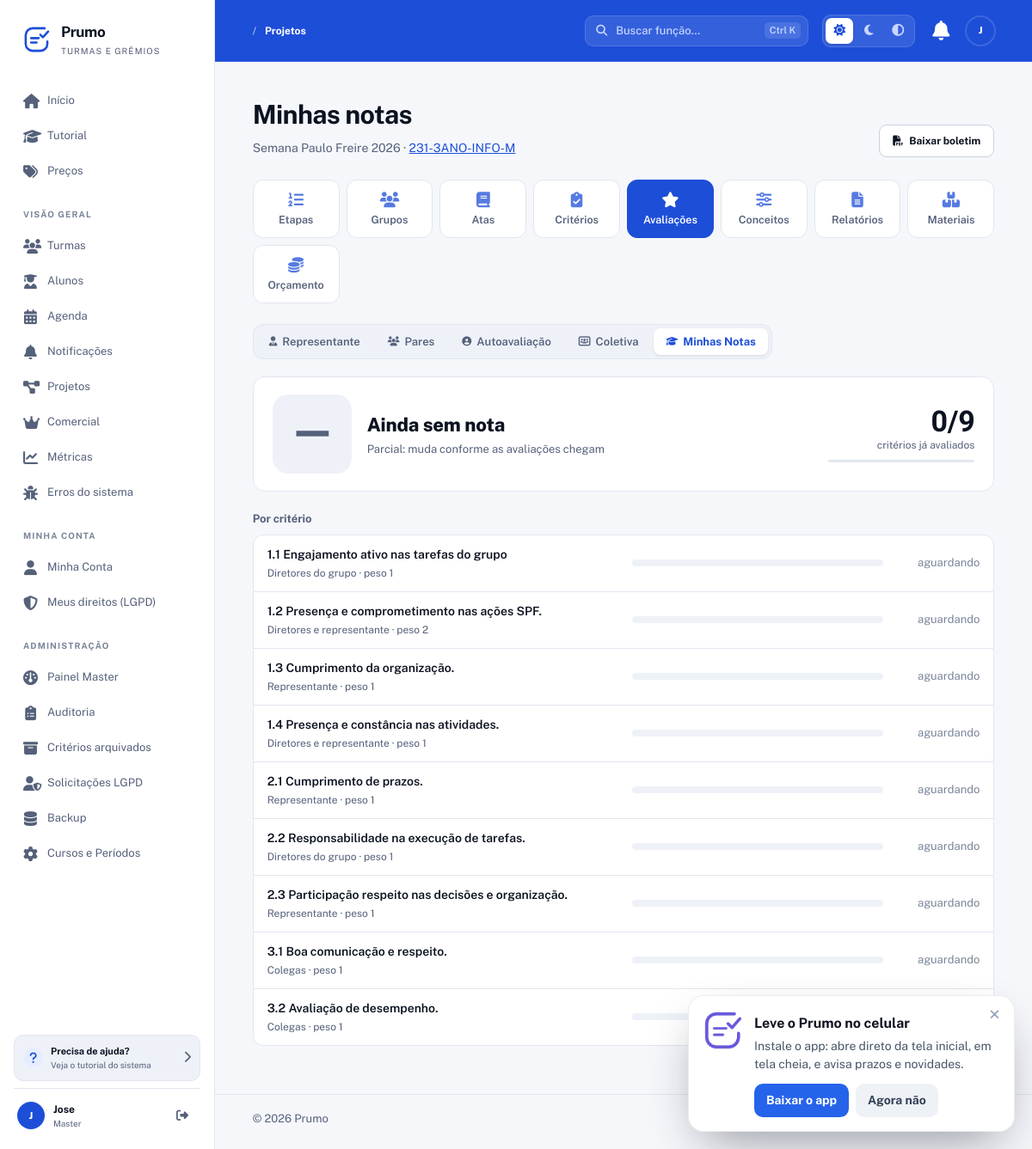
/SGT/projetos/3/avaliacoes/minhas (signed in), run on the app's committed database.
### tables this page shows
CREATE TABLE projetos (
  id INT AUTO_INCREMENT PRIMARY KEY,
  turma_id INT NOT NULL,
  diretoria_id INT NULL,                      
  nome VARCHAR(150) NOT NULL,
  descricao TEXT DEFAULT NULL,
  prazo DATE DEFAULT NULL,
  modo_avaliacao ENUM('etapa','cronograma') DEFAULT 'cronograma',
  alunos_pedem_grupo TINYINT(1) NOT NULL DEFAULT 0,       
  alunos_pedem_diretor TINYINT(1) NOT NULL DEFAULT 0,     
  diretores_por_grupo INT NOT NULL DEFAULT 1,
  avaliacao_reps ENUM('compartilhada','media') NOT NULL DEFAULT 'compartilhada',  
  encerrado TINYINT(1) DEFAULT 0,
  encerrado_em DATETIME DEFAULT NULL,
  encerrado_por INT DEFAULT NULL,
  created_at TIMESTAMP DEFAULT CURRENT_TIMESTAMP,
  updated_at TIMESTAMP DEFAULT CURRENT_TIMESTAMP ON UPDATE CURRENT_TIMESTAMP,
  FOREIGN KEY (turma_id) REFERENCES turmas(id) ON DELETE CASCADE,
  FOREIGN KEY (encerrado_por) REFERENCES usuarios(id) ON DELETE SET NULL,
  INDEX idx_projetos_turma (turma_id),
  INDEX idx_projetos_encerrado (encerrado),
  CONSTRAINT fk_projeto_diretoria FOREIGN KEY (diretoria_id) REFERENCES gremio_diretorias(id) ON DELETE SET NULL
);

CREATE TABLE turmas (
  id INT AUTO_INCREMENT PRIMARY KEY,
  nome VARCHAR(150) NOT NULL,
  tipo ENUM('turma','gremio') NOT NULL DEFAULT 'turma',   
  codigo_acesso VARCHAR(30) NOT NULL UNIQUE,
  codigo_interno VARCHAR(100) DEFAULT NULL,
  cor_primaria VARCHAR(20) DEFAULT '#3498db',
  cor_secundaria VARCHAR(20) DEFAULT '#2ecc71',
  cor_personalizada TINYINT(1) NOT NULL DEFAULT 0,   
  logo VARCHAR(255) DEFAULT NULL,                   
  bloqueada TINYINT(1) NOT NULL DEFAULT 0,
  bloqueada_motivo VARCHAR(255) DEFAULT NULL,
  bloqueada_em DATETIME DEFAULT NULL,
  bloqueada_por INT DEFAULT NULL,
  isenta_plano TINYINT(1) NOT NULL DEFAULT 0,   
  teste_dia_ate DATETIME NULL,                  
  created_at TIMESTAMP DEFAULT CURRENT_TIMESTAMP,
  updated_at TIMESTAMP DEFAULT CURRENT_TIMESTAMP ON UPDATE CURRENT_TIMESTAMP,
  FOREIGN KEY (bloqueada_por) REFERENCES usuarios(id) ON DELETE SET NULL,
  INDEX idx_turmas_codigo (codigo_acesso)
);

CREATE TABLE criterios (
  id INT AUTO_INCREMENT PRIMARY KEY,
  projeto_id INT NOT NULL,
  etapa_id INT DEFAULT NULL,
  nome VARCHAR(200) NOT NULL,
  descricao TEXT DEFAULT NULL,
  peso DECIMAL(5,2) NOT NULL DEFAULT 1.00,
  tipo_avaliacao ENUM('diretor','representante','pares','autoavaliacao','coletiva','misto') NOT NULL DEFAULT 'diretor',
  aplicavel_a ENUM('todos','apenas_diretores','apenas_representantes') DEFAULT 'todos',
  prazo_avaliacao DATETIME DEFAULT NULL,
  obrigatorio TINYINT(1) NOT NULL DEFAULT 0,   
  bloqueado TINYINT(1) DEFAULT 0,
  reaberto_por INT DEFAULT NULL,
  reaberto_em DATETIME DEFAULT NULL,
  created_at TIMESTAMP DEFAULT CURRENT_TIMESTAMP,
  updated_at TIMESTAMP DEFAULT CURRENT_TIMESTAMP ON UPDATE CURRENT_TIMESTAMP,
  FOREIGN KEY (projeto_id) REFERENCES projetos(id) ON DELETE CASCADE,
  FOREIGN KEY (etapa_id) REFERENCES projeto_etapas(id) ON DELETE SET NULL,
  FOREIGN KEY (reaberto_por) REFERENCES usuarios(id) ON DELETE SET NULL,
  INDEX idx_crit_projeto (projeto_id),
  INDEX idx_crit_etapa (etapa_id),
  INDEX idx_crit_tipo (tipo_avaliacao)
);

### app/Views/avaliacoes/_boletim.php (the view, shortened to what the rows shown need)
<?php
$tipoLabel = [
    'diretor' => 'Diretores do grupo', 'representante' => 'Representante', 'pares' => 'Colegas',
    'autoavaliacao' => 'Autoavaliação', 'coletiva' => 'Nota do grupo', 'misto' => 'Diretores e representante',
];
$linhas    = $boletim['linhas'] ?? [];
require_once __DIR__ . '/../../Helpers/EscalaNota.php';
$cfgB      = $cfg ?? ($boletim['cfg'] ?? null);
$numerico  = EscalaNota::ehNumerico($cfgB);
$br        = fn($n) => number_format(EscalaNota::paraEscala((float) $n, $cfgB), EscalaNota::esquema($cfgB) === '0a100' ? 0 : 1, ',', '.');
?>
    <section class="para-fazer">
        <div class="bloco-titulo"><h2>Por critério</h2></div>
        <ul class="lista-notas">
            <?php foreach ($linhas as $l):
                $c = $l['criterio'];
                $n = $l['nota'];
                $cc = $l['conceito'];
            ?>
                <li class="<?= $cc ? 'c-' . strtolower($cc) : 'sem-nota' ?>">
                    <div class="nota-crit">
                        <strong><?= h($c['nome']) ?></strong>
                        <small><?= h($tipoLabel[$c['tipo_avaliacao']] ?? $c['tipo_avaliacao']) ?> · peso <?= rtrim(rtrim(number_format((float) $c['peso'], 2, ',', ''), '0'), ',') ?></small>
                    </div>
                    <div class="nota-barra" aria-hidden="true"><i style="width: <?= $n === null ? 0 : max(2, min(100, $n)) ?>%"></i></div>
                    <div class="nota-valor">
                        <?php if ($n === null): ?>
                            <span class="txt-mudo">aguardando</span>
                        <?php else: ?>
                            <span class="num"><?= $br($n) ?></span>
                            <?php if (!$numerico): ?><span class="conceito-chip"><?= h($cc) ?></span><?php endif; ?>
                        <?php endif; ?>
                    </div>
                </li>
            <?php endforeach; ?>
        </ul>
    </section>

### app/Views/avaliacoes/minhas_notas.php (shortened to what the rows shown need)
<?php
require_once __DIR__ . '/../layouts/header.php';
require_once __DIR__ . '/../layouts/nav.php';
$linhas = $boletim['linhas'] ?? [];
?>
<section class="hero-section">
    <div>
        <h1>Minhas notas</h1>
        <p class="hero-subtitle">
            <?= h($projeto['nome']) ?> ·
            <a href="<?= $basePath ?>/turmas/<?= (int) $projeto['turma_id'] ?>"><?= h($projeto['turma_nome']) ?></a>
        </p>
    </div>
</section>
<?php require __DIR__ . '/../projetos/_nav.php'; ?>
<?php require __DIR__ . '/_nav.php'; ?>
<?php if (empty($linhas)): ?>
    <div class="lista-vazia">
        <i class="fas fa-graduation-cap"></i>
        <span>Este projeto ainda não tem critérios. Quando você for avaliado, as notas aparecem aqui.</span>
    </div>
<?php else: ?>
    <?php require __DIR__ . '/_boletim.php'; ?>
<?php endif; ?>
<?php require_once __DIR__ . '/../layouts/footer.php'; ?>

### app/Views/avaliacoes/_nav.php (shortened to what the rows shown need)
<?php
require_once __DIR__ . '/../../Config/database.php';
$u = $_SESSION['usuario'] ?? null;
$isMaster  = $u['tipo'] === 'master';
$projetoId = (int) ($projeto['id'] ?? 0);
$isRep = false;
$chaves = [];
if ($isMaster || $isRep) {
    $chaves[] = 'rep';
}
$chaves[] = 'par';
$chaves[] = 'auto';
if ($isMaster || $isRep) {
    $chaves[] = 'col';
}
$chaves[] = 'minhas';
$todas = [
    'geral'  => ['url' => "/projetos/{$projetoId}/avaliacoes/geral",         'label' => 'A fazer',       'icon' => 'fas fa-list-check'],
    'rep'    => ['url' => "/projetos/{$projetoId}/avaliacoes/representante", 'label' => 'Representante', 'icon' => 'fas fa-user-tie'],
    'dir'    => ['url' => "/projetos/{$projetoId}/avaliacoes/diretor",       'label' => 'Diretor',       'icon' => 'fas fa-crown'],
    'par'    => ['url' => "/projetos/{$projetoId}/avaliacoes/pares",         'label' => 'Pares',         'icon' => 'fas fa-users'],
    'auto'   => ['url' => "/projetos/{$projetoId}/avaliacoes/auto",          'label' => 'Autoavaliação', 'icon' => 'fas fa-user-circle'],
    'col'    => ['url' => "/projetos/{$projetoId}/avaliacoes/coletiva",      'label' => 'Coletiva',      'icon' => 'fas fa-users-rectangle'],
    'minhas' => ['url' => "/projetos/{$projetoId}/avaliacoes/minhas",        'label' => 'Minhas Notas',  'icon' => 'fas fa-graduation-cap'],
];
$uri   = $_SERVER['REQUEST_URI'] ?? '';
$secao = $chaves[0] ?? 'minhas';
if (strpos($uri, '/minhas')        !== false) $secao = 'minhas';
?>
<nav class="aval-nav">
    <?php foreach ($chaves as $chave): ?>
        <?php $aba = $todas[$chave] ?? null; if (!$aba) continue; ?>
        <?php if ($chave === $secao): ?>
            <strong><i class="<?= h($aba['icon']) ?>"></i> <?= h($aba['label']) ?></strong>
        <?php else: ?>
            <a href="<?= $basePath . $aba['url'] ?>"><i class="<?= h($aba['icon']) ?>"></i> <?= h($aba['label']) ?></a>
        <?php endif; ?>
    <?php endforeach; ?>
</nav>

### data on the page
projetos: nome "Semana Paulo Freire 2026", turma.nome "231-3ANO-INFO-M", id "Representante", id "Pares", id "Autoavaliação", id "Coletiva", id "Minhas Notas"
criterios: nome "1.1 Engajamento ativo nas tarefas do grupo", tipo_avaliacao "Diretores do grupo", peso "1", shows "aguardando"
criterios: nome "1.2 Presença e comprometimento nas ações SPF.", tipo_avaliacao "Diretores e representante", peso "2", shows "aguardando"
criterios: nome "1.3 Cumprimento da organização.", tipo_avaliacao "Representante", peso "1", shows "aguardando"
criterios: nome "1.4 Presença e constância nas atividades.", tipo_avaliacao "Diretores e representante", peso "1", shows "aguardando"
criterios: nome "2.1 Cumprimento de prazos.", tipo_avaliacao "Representante", peso "1", shows "aguardando"
criterios: nome "2.2 Responsabilidade na execução de tarefas.", tipo_avaliacao "Diretores do grupo", peso "1", shows "aguardando"
criterios: nome "2.3 Participação respeito nas decisões e organização.", tipo_avaliacao "Representante", peso "1", shows "aguardando"
criterios: nome "3.1 Boa comunicação e respeito.", tipo_avaliacao "Colegas", peso "1", shows "aguardando"
criterios: nome "3.2 Avaliação de desempenho.", tipo_avaliacao "Colegas", peso "1"

### other printed values
$appName "Prumo"
$label "Início"
$label "Tutorial"
$label "Preços"
$secao "VISÃO GERAL"
$label "Turmas"
$label "Alunos"
$label "Agenda"
$label "Notificações"
$label "Projetos"
$label "Comercial"
$label "Métricas"
$label "Erros do sistema"
$secao "MINHA CONTA"
$label "Minha Conta"
